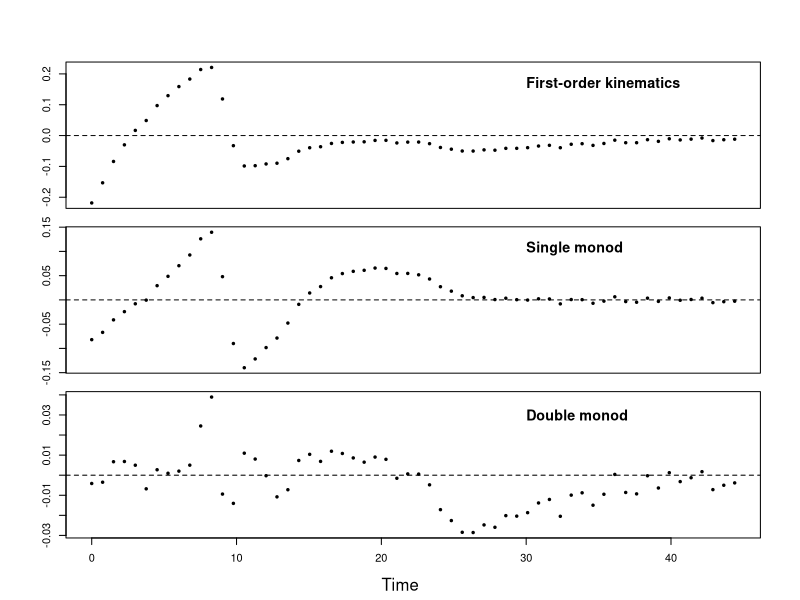
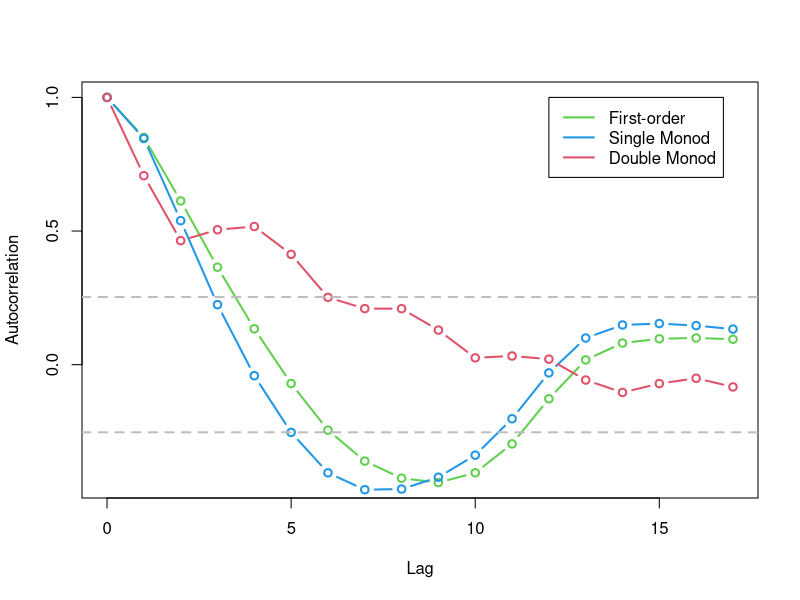

Source code (R) for these figures, in order:
library(deSolve)

our.data <- read.csv("datasets/03-parameter-estimation/vanrolleghem_our.csv")

monod.rhs <- function(t, state, parameters) {
  with(as.list(c(state, parameters)), {
    list(c(-alpha*s/(beta + s)))
  })
}

monod.solve <- function(times, s0, alpha, beta) {
  state <- c(s=s0)
  parameters <- c(alpha=alpha, beta=beta)
  sol <- ode(y = state, times = times, parms = parameters, func = monod.rhs)
  return(sol[,"s"])
}

our.first.order <- function(times, alpha, s0) {
  s0*exp(-alpha*times)
}

our.single.monod <- function(times, alpha, beta, s0) {
  s <- monod.solve(times, s0, alpha, beta)
  alpha * s / (beta + s)
}

our.double.monod <- function(times, alpha1, beta1, s0.1, alpha2, beta2, s0.2) {
  s1 <- monod.solve(times, s0.1, alpha1, beta1)
  s2 <- monod.solve(times, s0.2, alpha2, beta2)

  alpha1 * s1 / (beta1 + s1) + alpha2 * s2 / (beta2 + s2)
}

call_rhs <- function(f, times, parameters) {
  do.call(f, c(list(times), as.list(parameters)))
}

x <- our.data[,1]
y <- our.data[,2]

par.first.order <- c(0.1038534, 0.9184895)
par.single.monod <- c(1.128503, 3.468738, 7.827375)
par.double.monod <- c(0.3440548, 1.6705150, 4.2286317,
                      0.4717867, 0.1275079, 4.0865588)

res.first.order <- y - call_rhs(our.first.order, x, par.first.order)
res.single.monod <- y - call_rhs(our.single.monod, x, par.single.monod)
res.double.monod <- y - call_rhs(our.double.monod, x, par.double.monod)

plot.residuals <- function() {
  oldpar <- par(mfrow=c(3, 1), oma=c(4, 2, 4, 2), mar = c(0.7, 3, 0.7, 1))

  plot(x, res.first.order, xaxt = "n", pch = 19, cex = 0.5, xlab = "", ylab = "")
  abline(h=0, lty = "dashed")
  text(30, 0.70*max(res.first.order), "First-order kinematics",
       font=2, cex = 1.3, adj = c(0, 0))

  plot(x, res.single.monod, xaxt = "n", pch = 19, cex = 0.5, xlab = "", ylab = "")
  abline(h=0, lty = "dashed")
  text(30, 0.70*max(res.single.monod), "Single monod",
       font=2, cex = 1.3, adj = c(0, 0))

  plot(x, res.double.monod, pch = 19, cex = 0.5, xlab = "X", ylab = "")
  abline(h=0, lty = "dashed")
  text(30, 0.70*max(res.double.monod), "Double monod",
       font=2, cex = 1.3, adj = c(0, 0))

  mtext("Time",side=1,line=2.5,outer=TRUE)
  par(oldpar)
}

plot.acf <- function() {
  r1 <- acf(res.first.order, plot = FALSE)
  r2 <- acf(res.single.monod, plot= FALSE)
  r3 <- acf(res.double.monod, plot = FALSE)

  plot(r1$lag, r1$acf, type="b", col = 3, lwd = 2,
       xlab = "Lag", ylab = "Autocorrelation")
  lines(r2$lag, r2$acf, type="b", col = 4, lwd = 2)
  lines(r3$lag, r3$acf, type="b", col = 2, lwd = 2)

  legend(12, 1,
         legend = c("First-order", "Single Monod", "Double Monod"),
         col = c(3, 4, 2), lwd = 2)
  crit <- qnorm(0.975) / sqrt(nrow(our.data))
  abline(h=c(crit, -crit), col = "gray", lty = "dashed", lwd = 2)
}

plot.residuals()
plot.acf()
